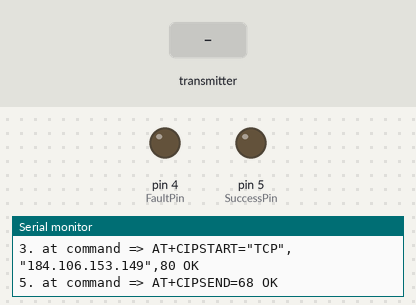
A sketch run on a simulated Arduino Uno, built with avr-gcc and run on an emulated ATmega328P. Parts: output pins drawn as LEDs (lit = HIGH), the last lines printed to the serial monitor. Inputs (shaded band) come from the test bench. No radio packets arrive unless stated; the modem accepts every AT command (registered, SIM ready, sends succeed) and sends nothing else.

Above: at 1.2 s.
1.3 s: the transmitter starts sending ReceivedMessage.0 = 0
At 11.76 s:
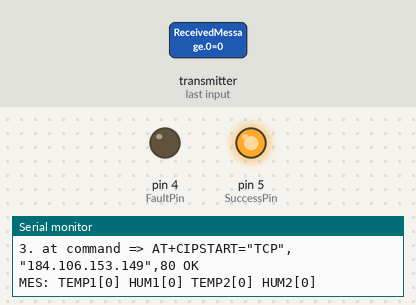
Timing chart, 0 to 13.5 s (numbered marks = the images above; inputs shaded):
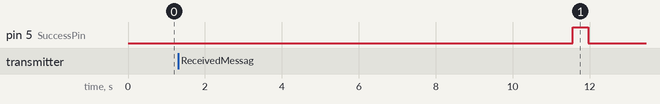

The sketch:

FinalProjectGitVersion.ino
```cpp
/* SEEDIOT MAIN STATION V0.2
 * THIS CODE COLLECTS DATA FROM NRF24L01s
 * IN THIS CASE, THERE ARE 2 TRANSMITTERS.
 * AFTER RECEIVING DATAS, IT SENDS THEM TO
 * THINGSPEAK.
 * EMRAH ANIL
 * 22.12.2018
 */

#include <SoftwareSerial.h>
#include "nRF24L01.h" // NRF24L01 library created by TMRh20 https://github.com/TMRh20/RF24
#include "RF24.h"
#include "SPI.h"

//Arduino pins for ESP usage
#define RX 2
#define TX 3

//IDs of Nodes
#define FIRST_NODE_ID 0
#define SECOND_NODE_ID 1

//Fault or success LED pins so we can understand if our
//process finished successfully
#define FaultPin 4
#define SuccessPin 5

// Used to store value received by the NRF24L01
int ReceivedMessage[3];

// NRF24L01 used SPI pins + Pin 9 and 10 on the UNO
RF24 radio(9,10);

// Needs to be the same for communicating between 2 NRF24L01
const uint64_t pipe = 0xE6E6E6E6E6E6;

//ESP8266 settings
String HOST = "184.106.153.149";//Thingspeak IP
String PORT = "80";//Thingspeak Port
String AP = "CENSORED"; //Wifi Name
String PASS = "CENSORED"; //Wifi Password
String API = "CENSORED"; //API

//Thingspeak field names
String field1 = "field1";
String field2 = "field2";
String field3 = "field3";
String field4 = "field4";

int countTrueCommand;
int countTimeCommand;

boolean found = false;

//Sensor values
int tempSensor1;
int humSensor1;
int tempSensor2;
int humSensor2;

String getData1;

SoftwareSerial esp8266(RX,TX);

void setup() {

  Serial.begin(115200);
  esp8266.begin(115200);

  pinMode(FaultPin, OUTPUT);
  pinMode(SuccessPin, OUTPUT);

  radio.begin(); // Start the NRF24L01

  Serial.println("RX STARTED");

  radio.openReadingPipe(1,pipe); // Get NRF24L01 ready to receive

  radio.startListening(); // Listen to see if information received

  Serial.println("AT+CWJAP=\""+AP+"\",\""+PASS+"\"");

  sendCommand("AT",5,"OK");
  sendCommand("AT+CWMODE=1",5,"OK");
  sendCommand("AT+CWJAP=\""+AP+"\",\""+PASS+"\"",15,"OK");

  countTrueCommand = 0;

}

void loop() {

  String readDat="GET https://api.thingspeak.com/channels/9/feeds.json?...";

  switch(countTrueCommand) {

    case 0:

      sendCommand("AT",5,"OK");
      break;

    case 1:

      sendCommand("AT+RST",10,"OK");
      break;

    case 2:

      sendCommand("AT+CIPMUX=1",5,"OK");
      break;

    case 3:

      sendCommand("AT+CIPSTART=\"TCP\",\""+ HOST +"\","+ PORT,15,"OK");
      break;

    case 4:

     readSensorDatas();

     getData1 = "GET /update?api_key="+ API +"&"+ field1 +"="+String(tempSensor1) +
                      "&"+ field2 +"="+String(humSensor1) +
                      "&"+ field3 +"="+String(tempSensor2) +
                      "&"+ field4 +"="+String(humSensor2);
    countTrueCommand++;
    break;

    case 5:
      sendCommand("AT+CIPSEND=" +String(getData1.length()+4),4,">");
      break;

    case 6:

      esp8266.println(getData1);
      delay(1500);
      countTrueCommand++;
      break;

    case 7:

      sendCommand("AT+CIPCLOSE=0",5,"OK");
      break;

    case 8:

      Serial.print("Temp1: ");
      Serial.println(tempSensor1);
      Serial.print("Hum1: ");
      Serial.println(humSensor1);
      Serial.print("Temp2: ");
      Serial.println(tempSensor2);
      Serial.print("Hum2: ");
      Serial.println(humSensor2);
      Serial.print(getData1);
      Serial.print(",");
      Serial.println(getData1.length());

      countTrueCommand = 0;

      delay(10000);
      break;
  }
}

void sendCommand(String command, int maxTime, char readReplay[]) {

  Serial.print(countTrueCommand);
  Serial.print(". at command => ");
  Serial.print(command);
  Serial.print(" ");

  while(countTimeCommand < (maxTime*1))
  {
    esp8266.println(command);//at+cipsend

    if(esp8266.find(readReplay))//ok
    {
      found = true;
      break;
    }
    countTimeCommand++;
  }

  if(found == true)

  {
    Serial.println("OK");
    countTrueCommand++;
    countTimeCommand = 0;
  }

  if(found == false)
  {

    Serial.println("Fail");
    countTrueCommand = 0;
    countTimeCommand = 0;
  }
  found = false;
}

void readSensorDatas() {

if (radio.available())
  {
    radio.read(&ReceivedMessage, sizeof(ReceivedMessage)); // Read information from the NRF24L01

      if (ReceivedMessage[2] == FIRST_NODE_ID) {
        tempSensor1 = ReceivedMessage[0];
        humSensor1 = ReceivedMessage[1] * 10;
      }
      else if (ReceivedMessage[2] == SECOND_NODE_ID) {
        tempSensor2 = ReceivedMessage[0];
        humSensor2 = ReceivedMessage[1] * 10;
      }

      Serial.print("MES: TEMP1[");
      Serial.print(tempSensor1);
      Serial.print("] HUM1[");
      Serial.print(humSensor1);
      Serial.print("] TEMP2[");
      Serial.print(tempSensor2);
      Serial.print("] HUM2[");
      Serial.print(humSensor2);
      Serial.print("]");
      Serial.println(" ");
      digitalWrite(SuccessPin,HIGH);
      delay(400);
      digitalWrite(SuccessPin,LOW);
      delay(10);
  }
}
```

Measured:
- after the input at 1.3 s, pin 5 (SuccessPin): LOW → HIGH after 10.3 s, → LOW 0.40 s later
